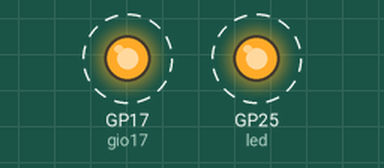
Recording of a program running on a simulated Raspberry Pi Pico running MicroPython. On the bench: output pins drawn as LEDs (lit = HIGH). Dashed ring = blinking. What the program prints to the serial console is not drawn.

Above: at 0.2 s.
Timing chart, 0 to 3.0 s (numbered marks = the images above):
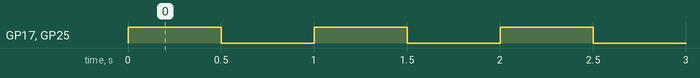

Measured:
- by itself, GP17 (gio17), GP25 (led): alternates HIGH for 0.50 s and LOW for 0.50 s

The program:

led.py
```python
import machine
import time

led = machine.Pin("LED", machine.Pin.OUT)
gio17 = machine.Pin(17, machine.Pin.OUT)
cnt = 0

while True:
    led.on()
    gio17.value(1)
    time.sleep(0.5)

    led.off()
    gio17.value(0)
    time.sleep(0.5)

    print(cnt)
    cnt = cnt + 1
    
```
